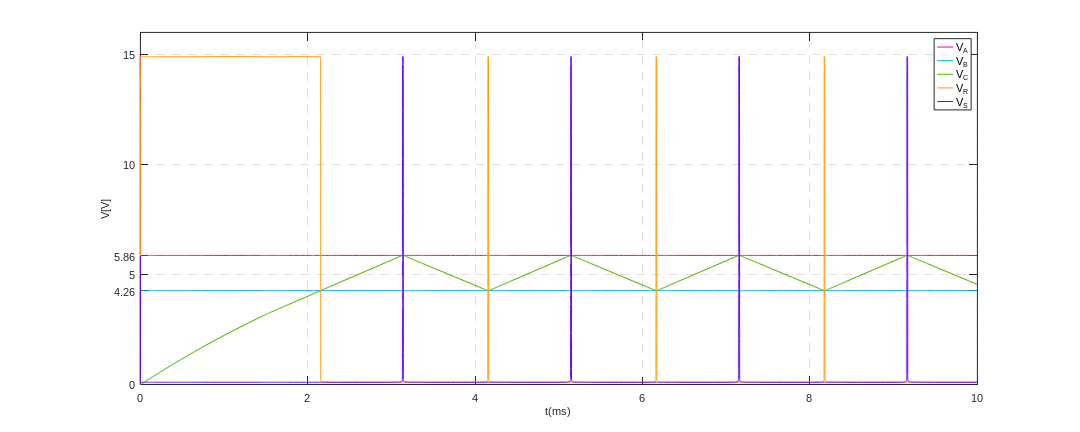

MATLAB code for this plot:
close all;
clear all;

SIM1=dlmread('generador_explicado.txt','\t',1,0);

Hf = figure(1);
set(Hf,'PaperPosition',[0 0 20 8]);
hold on;
grid on;

plot(SIM1(:,1)*10^3,SIM1(:,2),'Color',[1 0 0.6],'linewidth',1);
plot(SIM1(:,1)*10^3,SIM1(:,3),'Color',[0,0.7,0.9],'linewidth',1);
plot(SIM1(:,1)*10^3,SIM1(:,4),'Color',[0.3 0.7 0],'linewidth',1);
plot(SIM1(:,1)*10^3,SIM1(:,5),'Color',[1 0.6 0],'linewidth',1);
plot(SIM1(:,1)*10^3,SIM1(:,6),'Color',[0.4 0 1],'linewidth',1);
%plot(SIM3(:,1)*10^3,SIM3(:,3),'Color',[0.3 0.7 0],'linewidth',1);


set(gca(),'Box','on','FontName','Arial','FontSize',14,'GridLineStyle','--','LineWidth',0.4, 'YTick',[0, 4.26,5, 5.86, 10, 15]);
xlabel('t(ms)','FontName','Arial','FontSize',14);
ylabel('V[V]','FontName','Arial','FontSize',14);
Hleg=legend('V_A','V_B','V_C', 'V_R', 'V_S');
legend('boxon');
set(Hleg,'location','northeast','FontName','Arial','FontSize',14);

print('triangular_explicada.png','-dpng');

